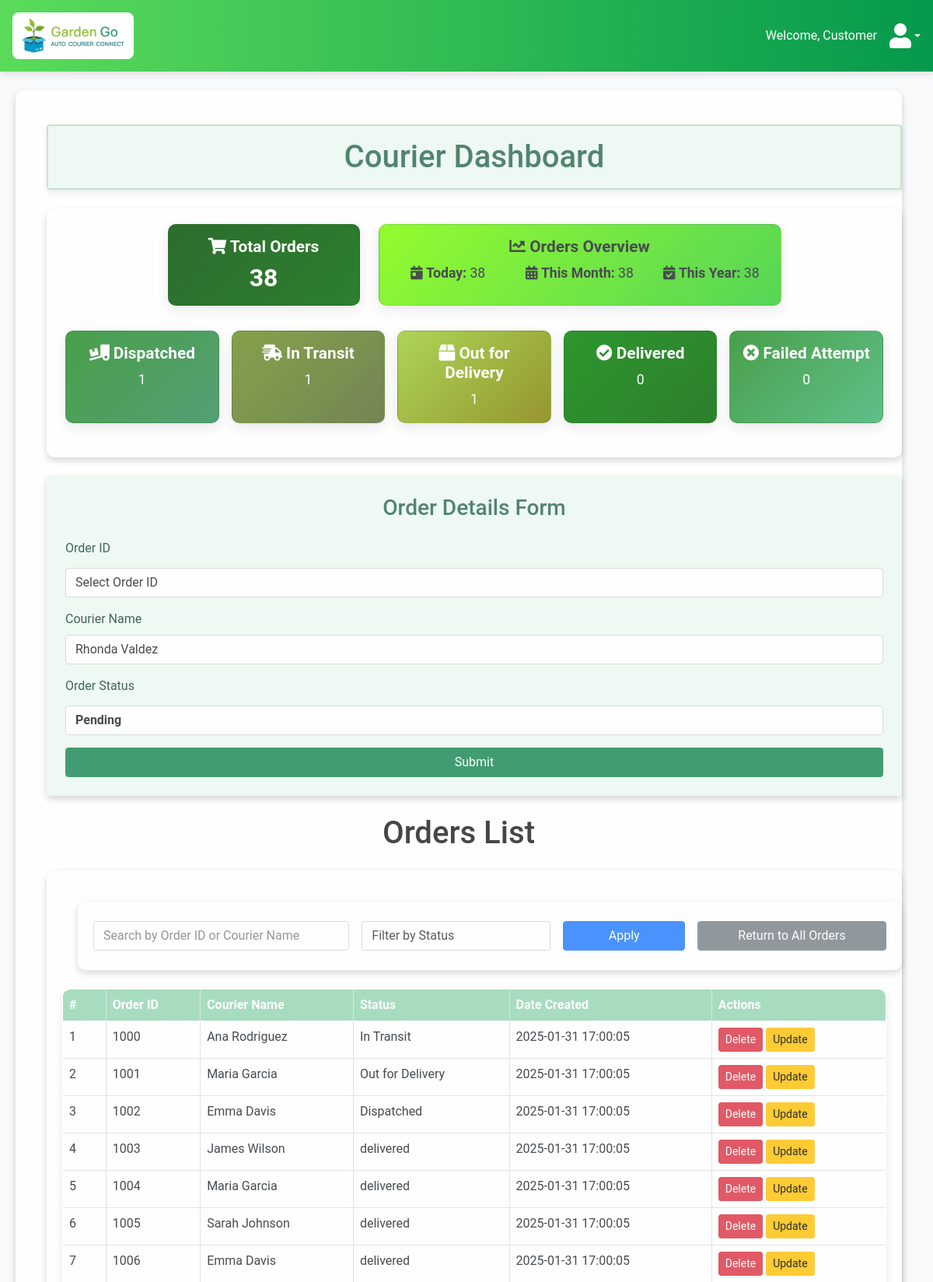
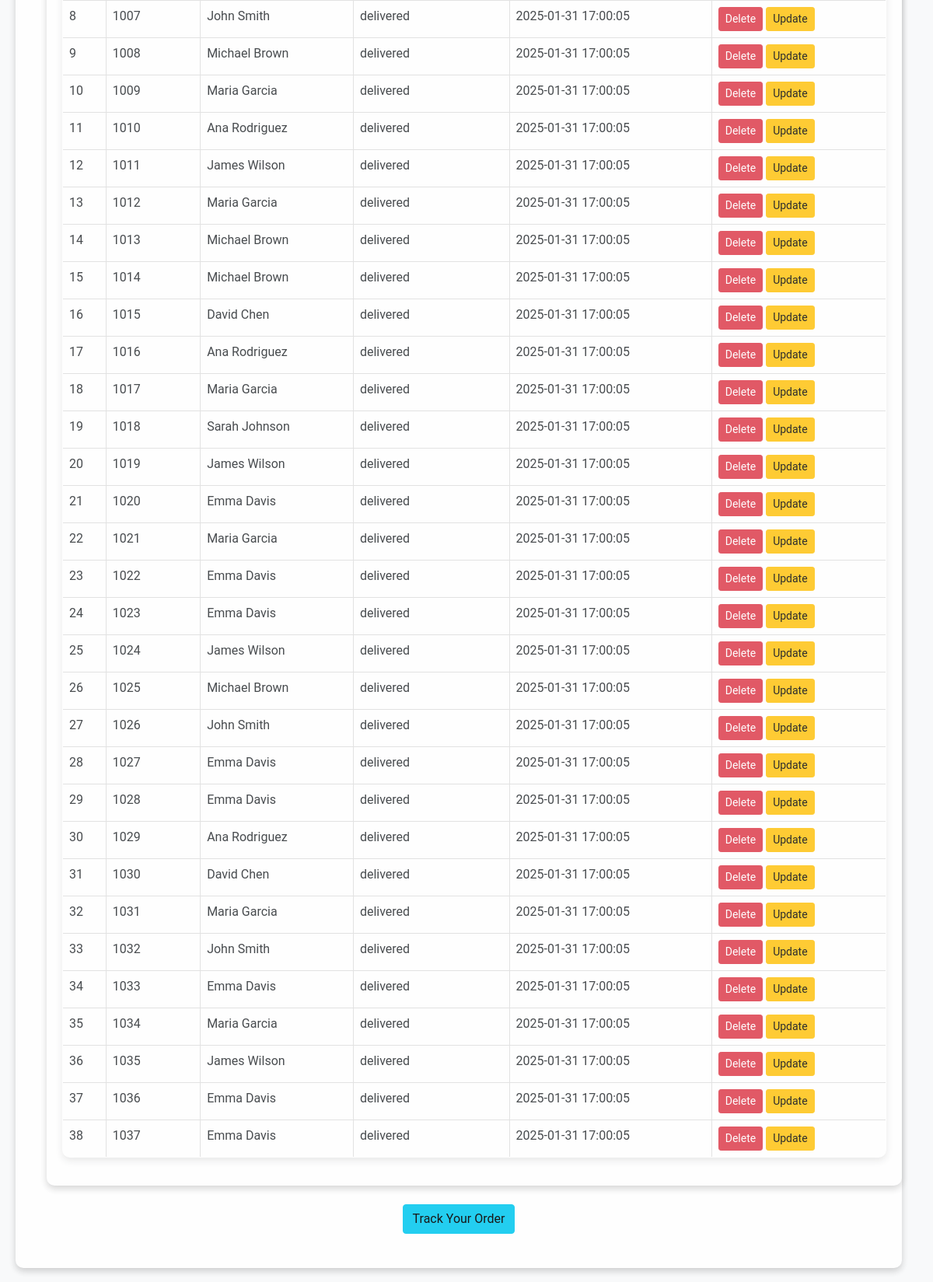
/courier (signed in, upper part), run on the app's committed database (2 pictures, top to bottom).
### model.py (models this page shows, shortened)
class User(db.Model):
    __tablename__ = 'user'
    user_id = db.Column(db.Integer, primary_key=True, autoincrement=True)
    name = db.Column(db.String(255), nullable=False)
    email = db.Column(db.String(255), unique=True, nullable=False)
    phone_number = db.Column(db.Integer, unique=True, nullable=False)
    password_hash = db.Column(db.String(255), nullable=False)
    role = db.Column(db.Enum('Customer', 'Admin', 'Courier'), default='Customer', nullable=False)
    created_at = db.Column(db.DateTime, default=lambda: datetime.now(IST))
    updated_at = db.Column(db.DateTime, default=lambda: datetime.now(IST), onupdate=lambda: datetime.now(IST))
    last_login = db.Column(db.DateTime, nullable=True)
    is_active = db.Column(db.Boolean, default=True)
    account_request = db.Column(db.Boolean, default=False)
    reset_tokens = db.relationship("PasswordResetToken", back_populates="user", cascade="all, delete-orphan")
    addresses = db.relationship("Address", back_populates="user", cascade="all, delete-orphan")
    orders = db.relationship('Order', backref='user')
    notifications = db.relationship('Notification', backref='user')
    delivery_issues = db.relationship('DeliveryIssue', back_populates='user')

class Courier(db.Model):
    __tablename__ = 'courier'
    sno = db.Column(db.Integer, primary_key=True)
    status = db.Column(db.String(50))
    delivery_time = db.Column(db.DateTime)
    courier_name = db.Column(db.String(100))
    date_created = db.Column(db.DateTime, default=datetime.utcnow)
    delivery_timing = db.Column(db.Enum(DeliveryTimingStatus))
    order_id = db.Column(db.Integer, db.ForeignKey('order.order_id'))
    delivery_issues = db.relationship('DeliveryIssue', back_populates='courier')

### couriert3/couriert3.py (the view, shortened to what this page needs)
@couriert3.route('/courier', methods=['GET', 'POST'])
def home():
    user = None
    if 'user_id' not in session:
        return redirect(url_for('logint1.login'))
    user = User.query.get(session['user_id']) if 'user_id' in session else None
    pending_orders = Order.query.filter_by(status='Pending').all()
    filter_status = request.args.get('filter_status', None)
    search_query = request.args.get('search_query', '').strip()
    todos_query = Courier.query
    if filter_status:
        todos_query = todos_query.filter_by(status=filter_status)
    if search_query:
        todos_query = todos_query.filter(
            (Courier.order_id.like(f"%{search_query}%")) |
            (Courier.courier_name.like(f"%{search_query}%"))
        )
    all_todos = todos_query.all()
    today = datetime.utcnow().date()
    start_of_month = today.replace(day=1)
    start_of_year = today.replace(month=1, day=1)
    status_counts = {
        "total_orders": Courier.query.count(),
        "today_orders": Courier.query.filter(Courier.date_created >= today).count(),
        "month_orders": Courier.query.filter(Courier.date_created >= start_of_month).count(),
        "year_orders": Courier.query.filter(Courier.date_created >= start_of_year).count(),
        "Dispatched": Courier.query.filter_by(status="Dispatched").count(),
        "In Transit": Courier.query.filter_by(status="In Transit").count(),
        "Out for Delivery": Courier.query.filter_by(status="Out for Delivery").count(),
        "Delivered": Courier.query.filter_by(status="Delivered").count(),
        "Failed Attempt": Courier.query.filter_by(status="Failed Attempt").count(),
    }
    return render_template(
        'dash.html',
        user=user,
        allTodo=all_todos,
        status_counts=status_counts,
        search_query=search_query,
        filter_status=filter_status,
        pending_orders=pending_orders,
        courier_name=user.name if user else ''  # Passing the courier name to the template
    )

### utils.py (called while the page is built, shortened)
def track_activity(app):
    @app.before_request
    def check_session_timeout():
        if "user_id" in session:
            now = datetime.now()
            last_activity = session.get("last_activity")
            session["last_activity"] = now.strftime("%Y-%m-%d %H:%M:%S")

def cache_control(app):
    @app.after_request
    def add_header(response):
        response.headers["Cache-Control"] = "no-cache, no-store, must-revalidate"
        response.headers["Pragma"] = "no-cache"
        response.headers["Expires"] = "0"
        return response

### couriert3/templates/dash.html (shortened to what this page needs)
{% extends 'base.html' %}
{% block extra_css %}
<link rel="stylesheet" href="{{ url_for('static', filename='css/dash.css') }}">
<link rel="stylesheet" href="{{ url_for('static', filename='css/index2.css') }}">
<link href="https://cdnjs.cloudflare.com/ajax/libs/font-awesome/5.15.4/css/all.min.css" rel="stylesheet">
{% endblock %}
{% block body %}
<h1 class="container text-center p-3 my-4 rounded"
    style="background-color: #eafaf1; color: #2d6a4f; border: 2px solid #b8dfc8; box-shadow: 0px 4px 8px rgba(0, 0, 0, 0.1);">
  Courier Dashboard
</h1>
<div class="container my-4">
  <div class="row mb-4 justify-content-center">
    <div class="col-md-3">
      <div class="card text-white bg-green-dark text-center status-card">
        <div class="card-body">
          <h5 class="card-title">
            <i class="fas fa-shopping-cart"></i> Total Orders
          </h5>
          <p class="card-text display-4">{{ status_counts['total_orders'] }}</p>
        </div>
      </div>
    </div>
    <div class="col-md-6">
      <div class="card text-dark bg-green-light text-center status-card">
        <div class="card-body">
          <h5 class="card-title">
            <i class="fas fa-chart-line"></i> Orders Overview
          </h5>
          <div class="row">
            <div class="col-md-4">
              <p class="card-text">
                <i class="fas fa-calendar-day"></i>
                <strong> Today:</strong> {{ status_counts['today_orders'] }}
              </p>
            </div>
            <div class="col-md-4">
              <p class="card-text">
                <i class="fas fa-calendar-alt"></i>
                <strong> This Month:</strong> {{ status_counts['month_orders'] }}
              </p>
            </div>
            <div class="col-md-4">
              <p class="card-text">
                <i class="fas fa-calendar-check"></i>
                <strong> This Year:</strong> {{ status_counts['year_orders'] }}
              </p>
            </div>
          </div>
        </div>
      </div>
    </div>
    <div class="row g-3 text-center">
      <div class="col-md-2">
        <div class="card text-white bg-green-primary status-card">
          <div class="card-body">
            <h5 class="card-title">
              <i class="fas fa-truck-loading"></i> Dispatched
            </h5>
            <p class="card-text">{{ status_counts['Dispatched'] }}</p>
          </div>
        </div>
      </div>
      <div class="col-md-2">
        <div class="card text-white bg-green-secondary status-card">
          <div class="card-body">
            <h5 class="card-title">
              <i class="fas fa-shipping-fast"></i> In Transit
            </h5>
            <p class="card-text">{{ status_counts['In Transit'] }}</p>
          </div>
        </div>
      </div>
      <div class="col-md-2">
        <div class="card text-white bg-green-warning status-card">
          <div class="card-body">
            <h5 class="card-title">
              <i class="fas fa-box"></i> Out for Delivery
            </h5>
            <p class="card-text">{{ status_counts['Out for Delivery'] }}</p>
          </div>
        </div>
      </div>
      <div class="col-md-2">
        <div class="card text-white bg-green-success status-card">
          <div class="card-body">
            <h5 class="card-title">
              <i class="fas fa-check-circle"></i> Delivered
            </h5>
            <p class="card-text">{{ status_counts['Delivered'] }}</p>
          </div>
        </div>
      </div>
      <div class="col-md-2">
        <div class="card text-white bg-green-danger status-card">
          <div class="card-body">
            <h5 class="card-title">
              <i class="fas fa-times-circle"></i> Failed Attempt
            </h5>
            <p class="card-text">{{ status_counts['Failed Attempt'] }}</p>
          </div>
        </div>
      </div>
    </div>
  </div>
</div>
<form action="/courier" method="POST" class="container p-4 rounded" style="background-color: #eafaf1;">
  <h3 class="text-center mb-4" style="color: #2d6a4f;">Order Details Form</h3>
  <div class="mb-3">
    <label for="orderid" class="form-label" style="color: #1b4332;">Order ID</label>
    <select class="form-control" name="orderid" id="orderid" required>
      <option value="" disabled selected>Select Order ID</option>
    </select>
  </div>
  <div class="mb-3">
    <label for="courier_name" class="form-label" style="color: #1b4332;">Courier Name</label>
    <input type="text" class="form-control" name="courier_name" id="courier_name"
      placeholder="Enter courier name" value="{{ courier_name }}">
  </div>
  <div class="mb-3">
    <label for="status" class="form-label" style="color: #1b4332;">Order Status</label>
    <select id="status" class="form-control" name="status" required>
      <option value="Pending" selected>Pending</option>
    </select>
  </div>
  <button type="submit" class="btn btn-success w-100">Submit</button>
</form>
<h1 class="text-center my-4">Orders List</h1>
<div class="container mt-4">
  <div class="container mb-4">
    <form action="/" method="GET" class="row g-3 align-items-center">
      <div class="col-md-4">
        <input
          type="text"
          name="search_query"
          class="form-control"
          placeholder="Search by Order ID or Courier Name"
          value="{{ search_query }}">
      </div>
      <div class="col-md-3">
        <select name="filter_status" class="form-control">
          <option value="" disabled {% if not filter_status %}selected{% endif %}>Filter by Status</option>
        </select>
      </div>
      <div class="col-md-2">
        <button type="submit" class="btn btn-primary w-100">Apply</button>
      </div>
      <div class="col-md-3">
        <a href="/" class="btn btn-secondary w-100">Return to All Orders</a>
      </div>
    </form>
  </div>
  {% if allTodo %}
  <table class="table">
    <thead>
      <tr>
        <th>#</th>
        <th>Order ID</th>
        <th>Courier Name</th>
        <th>Status</th>
        <th>Date Created</th>
        <th>Actions</th>
      </tr>
    </thead>
    <tbody>
      {% for order in allTodo %}
      <tr>
        <td>{{ loop.index }}</td>
        <td>{{ order.order_id }}</td>
        <td>{{ order.courier_name }}</td>
        <td>{{ order.status }}</td>
        <td>{{ order.date_created.strftime('%Y-%m-%d %H:%M:%S') }}</td>
        <td>
          <a href="/delete/{{ order.sno }}" class="btn btn-danger btn-sm">Delete</a>
          <a href="/update/{{ order.sno }}" class="btn btn-warning btn-sm">Update</a>
        </td>
      </tr>
      {% endfor %}
    </tbody>
  </table>
  {% else %}
  <p class="text-center">No orders to show. Add one above!</p>
  {% endif %}
</div>
<div class="text-center my-4">
  <a href="/track" class="btn btn-info">Track Your Order</a>
</div>
{% endblock %}

### couriert3/templates/base.html (shortened to what this page needs)
<!doctype html>
<html lang="en">
<head>
    <link href="https://cdn.jsdelivr.net/npm/bootstrap@5.0.2/dist/css/bootstrap.min.css" rel="stylesheet">
    <link href="https://cdnjs.cloudflare.com/ajax/libs/font-awesome/6.4.0/css/all.min.css" rel="stylesheet">
    <link rel="stylesheet" href="../static/css/styles.css">
    <link rel="stylesheet" href="https://cdnjs.cloudflare.com/ajax/libs/animate.css/4.1.1/animate.min.css" />
    <link rel="stylesheet" href="/static/css/report_issue.css">
    {% block extra_css %}{% endblock %}
</head>
<body>
    <nav class="navbar p-3 d-flex justify-content-between align-items-center">
        <div class="d-flex align-items-center" style="background-color: #fff; border-radius: 8px; padding: 5px 10px;">
            <img src="/static/images/logo.png" alt="Garden Go Logo" style="height: 50px;">
        </div>
        <div class="d-flex align-items-center">
            {% if user %}
                <span class="me-3">Welcome, {{ user.role }}</span>
                <div class="dropdown">
                    <a href="#" class="d-flex align-items-center text-decoration-none dropdown-toggle text-white" id="profileDropdown" data-bs-toggle="dropdown" aria-expanded="false">
                        <i class="fa fa-user fa-2x"></i>
                    </a>
                </div>
            {% else %}
                <a href="{{ url_for('logint1.login') }}" class="btn btn-success text-white">Login</a>
            {% endif %}
        </div>
    </nav>
    <div class="container mt-4">
        {% block body %}{% endblock %}
    </div>
</body>
</html>

### static/css/styles.css (style rules this page uses)
body { margin: 0; font-family: 'Arial', sans-serif; }
.navbar { display: flex; justify-content: space-between; align-items: center; background-color: #08e447; padding: 10px 20px; color: white; box-shadow: 0 4px 8px rgba(0, 0, 0, 0.1); position: sticky; top: 0; z-index: 1000; transition: background-color 0.3s ease-in-out; }
body { margin: 0; font-family: 'Arial', sans-serif; background-color: #f4f4f9; }
#status { font-weight: bold; }
.status-card { border-radius: 10px; box-shadow: 0px 4px 6px rgba(0, 0, 0, 0.1); transition: transform 0.3s ease, box-shadow 0.3s ease; }

### static/css/report_issue.css (style rules this page uses)
body { font-family: 'Roboto', sans-serif; margin: 0; padding: 0; background-color: #f4f4f4; color: #333; }
.container { margin: 20px; padding: 20px; background-color: white; border-radius: 10px; box-shadow: 0 4px 10px rgba(0, 0, 0, 0.2); opacity: 0.9; }
table { width: 100%; border-collapse: collapse; margin-bottom: 30px; }
table, th, td { border: 1px solid #ddd; }
th, td { padding: 10px; text-align: left; }
table th { background-color: #4CAF50; color: white; }
select, textarea { width: 100%; padding: 8px; margin: 5px 0; font-size: 1em; border-radius: 5px; border: 1px solid #ccc; }

### static/css/dash.css (style rules this page uses)
body { font-family: 'Roboto', sans-serif; background-color: #f8f9fa; }
.container { margin-top: 20px; }
.status-card { height: 100%; border-radius: 10px; box-shadow: 0 5px 15px rgba(0, 0, 0, 0.1); transition: transform 0.3s ease, box-shadow 0.3s ease; }
.card-title { font-weight: bold; font-size: 1.3rem; margin-bottom: 0.5rem; }
.card-text { font-size: 1.1rem; }
.display-4 { font-size: 2rem; font-weight: bold; }
.row.g-3 > .col-md-2 { flex-grow: 1; }
.text-center { text-align: center; }
.bg-green-dark { background: linear-gradient(135deg, #004d00, #006400); }
.bg-green-light { background: linear-gradient(135deg, #7cfc00, #32cd32); }
.bg-green-primary { background: linear-gradient(135deg, #228b22, #2e8b57); }
.bg-green-secondary { background: linear-gradient(135deg, #6b8e23, #556b2f); }
.bg-green-warning { background: linear-gradient(135deg, #9acd32, #808000); }
.bg-green-success { background: linear-gradient(135deg, #008000, #006400); }
.bg-green-danger { background: linear-gradient(135deg, #228b22, #3cb371); }
.status-card { transition: transform 0.3s ease, box-shadow 0.3s ease; }
.table { border: 1px solid #a8d0a2; box-shadow: 0px 4px 10px rgba(0, 0, 0, 0.1); }
thead { background-color: #d4edda; color: #3e8e41; }
tbody tr { background-color: #ffffff; }
.btn-danger { background-color: #dc3545; border-color: #dc3545; }
.btn-secondary { background-color: #6c757d; border-color: #6c757d; }

### static/css/index2.css (style rules this page uses)
.table { border: 1px solid #95d5b2; border-radius: 10px; overflow: hidden; }
.table thead { background-color: #95d5b2; color: #fff; }
.table tbody tr { transition: transform 0.3s ease-in-out; }
.btn { transition: transform 0.2s ease-in-out, box-shadow 0.2s ease-in-out; }

### couriert3/templates/base.html (style rules this page uses)
.navbar { background: linear-gradient(to right, #5adb5a, #05994d); }

### data on the page
User: role "Customer", courier_name "Rhonda Valdez"
Courier: order_id "1000", courier_name "Ana Rodriguez", status "In Transit", date_created "2025-01-31 17:00:05"
Courier: order_id "1001", courier_name "Maria Garcia", status "Out for Delivery", date_created "2025-01-31 17:00:05"
Courier: order_id "1002", courier_name "Emma Davis", status "Dispatched", date_created "2025-01-31 17:00:05"
Courier: order_id "1003", courier_name "James Wilson", status "delivered", date_created "2025-01-31 17:00:05"
Courier: order_id "1004", courier_name "Maria Garcia", status "delivered", date_created "2025-01-31 17:00:05"
Courier: order_id "1005", courier_name "Sarah Johnson", status "delivered", date_created "2025-01-31 17:00:05"
Courier: order_id "1006", courier_name "Emma Davis", status "delivered", date_created "2025-01-31 17:00:05"
Courier: order_id "1007", courier_name "John Smith", status "delivered", date_created "2025-01-31 17:00:05"
Courier: order_id "1008", courier_name "Michael Brown", status "delivered", date_created "2025-01-31 17:00:05"
Courier: order_id "1009", courier_name "Maria Garcia", status "delivered", date_created "2025-01-31 17:00:05"
Courier: order_id "1010", courier_name "Ana Rodriguez", status "delivered", date_created "2025-01-31 17:00:05"
Courier: order_id "1011", courier_name "James Wilson", status "delivered", date_created "2025-01-31 17:00:05"
Courier: order_id "1012", courier_name "Maria Garcia", status "delivered", date_created "2025-01-31 17:00:05"
Courier: order_id "1013", courier_name "Michael Brown", status "delivered", date_created "2025-01-31 17:00:05"
Courier: order_id "1014", courier_name "Michael Brown", status "delivered", date_created "2025-01-31 17:00:05"
Courier: order_id "1015", courier_name "David Chen", status "delivered", date_created "2025-01-31 17:00:05"
Courier: order_id "1016", courier_name "Ana Rodriguez", status "delivered", date_created "2025-01-31 17:00:05"
Courier: order_id "1017", courier_name "Maria Garcia", status "delivered", date_created "2025-01-31 17:00:05"
Courier: order_id "1018", courier_name "Sarah Johnson", status "delivered", date_created "2025-01-31 17:00:05"
Courier: order_id "1019", courier_name "James Wilson", status "delivered", date_created "2025-01-31 17:00:05"
Courier: order_id "1020", courier_name "Emma Davis", status "delivered", date_created "2025-01-31 17:00:05"
Courier: order_id "1021", courier_name "Maria Garcia", status "delivered", date_created "2025-01-31 17:00:05"
Courier: order_id "1022", courier_name "Emma Davis", status "delivered", date_created "2025-01-31 17:00:05"
Courier: order_id "1023", courier_name "Emma Davis", status "delivered", date_created "2025-01-31 17:00:05"
Courier: order_id "1024", courier_name "James Wilson", status "delivered", date_created "2025-01-31 17:00:05"
Courier: order_id "1025", courier_name "Michael Brown", status "delivered", date_created "2025-01-31 17:00:05"
Courier: order_id "1026", courier_name "John Smith", status "delivered", date_created "2025-01-31 17:00:05"
Courier: order_id "1027", courier_name "Emma Davis", status "delivered", date_created "2025-01-31 17:00:05"
Courier: order_id "1028", courier_name "Emma Davis", status "delivered", date_created "2025-01-31 17:00:05"
Courier: order_id "1029", courier_name "Ana Rodriguez", status "delivered", date_created "2025-01-31 17:00:05"
Courier: order_id "1030", courier_name "David Chen", status "delivered", date_created "2025-01-31 17:00:05"
Courier: order_id "1031", courier_name "Maria Garcia", status "delivered", date_created "2025-01-31 17:00:05"
Courier: order_id "1032", courier_name "John Smith", status "delivered", date_created "2025-01-31 17:00:05"
Courier: order_id "1033", courier_name "Emma Davis", status "delivered", date_created "2025-01-31 17:00:05"
Courier: order_id "1034", courier_name "Maria Garcia", status "delivered", date_created "2025-01-31 17:00:05"
Courier: order_id "1035", courier_name "James Wilson", status "delivered", date_created "2025-01-31 17:00:05"
Courier: order_id "1036", courier_name "Emma Davis", status "delivered", date_created "2025-01-31 17:00:05"
Courier: order_id "1037", courier_name "Emma Davis", status "delivered", date_created "2025-01-31 17:00:05"

### other printed values
{{ status_counts['total_orders'] }} "38"
{{ status_counts['today_orders'] }} "38"
{{ status_counts['month_orders'] }} "38"
{{ status_counts['year_orders'] }} "38"
{{ status_counts['Dispatched'] }} "1"
{{ status_counts['In Transit'] }} "1"
{{ status_counts['Out for Delivery'] }} "1"
{{ status_counts['Delivered'] }} "0"
{{ status_counts['Failed Attempt'] }} "0"
